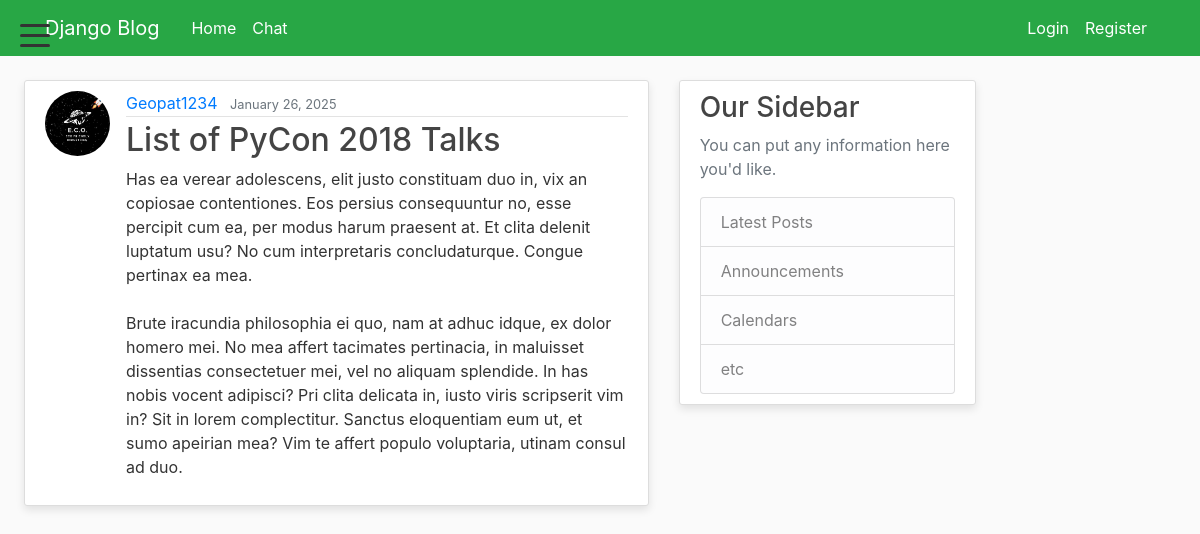
/post/16/, run on the app's committed database.
### blog/models.py (models this page shows, shortened)
class Post(models.Model):
    title = models.CharField(max_length=100)
    content = models.TextField()
    date_posted = models.DateTimeField(default=timezone.now)
    author = models.ForeignKey(User, on_delete=models.CASCADE)

### users/models.py (models this page shows, shortened)
class Profile(models.Model):
    user = models.OneToOneField(User, on_delete=models.CASCADE)
    image = models.ImageField(default='default.jpg', upload_to='profile_pics')

### blog/views.py (the view)
# urls.py: path('post/<int:pk>/', PostDetailView.as_view(), name='post-detail'),
class PostDetailView(DetailView):
    model = Post

### blog/templates/blog/post_detail.html (shortened to what this page needs)
{% extends "blog/base.html" %}
{% block content %}
    <article class="media content-section">
        <img class="rounded-circle article-img" src="{{ object.author.profile.image.url }}">
        <div class="media-body">
        <div class="article-metadata">
            <a class="mr-2" href="{% url 'user-posts' object.author.username %}">{{ object.author }}</a>
            <small class="text-muted">{{ object.date_posted|date:"F d, Y" }}</small>
        </div>
        <h2 class="article-title">{{ object.title }}</h2>
        <p class="article-content">{{ object.content }}</p>
        </div>
    </article>
{% endblock content %}

### blog/static/blog/main.css (style rules this page uses)
body { background: #fafafa; color: #333333; margin-top: 5rem; }
h1, h2, h3, h4, h5, h6 { color: #444444; }
.content-section { background: #ffffff; padding: 10px 20px; border: 1px solid #dddddd; border-radius: 3px; margin-bottom: 20px; box-shadow: 0 4px 8px rgba(0, 0, 0, 0.1); }
.article-title { color: #444444; }
.article-content { white-space: pre-line; }
.article-img { height: 65px; width: 65px; margin-right: 16px; }
.article-metadata { padding-bottom: 1px; margin-bottom: 4px; border-bottom: 1px solid #e3e3e3; }

### data on the page
Post: author.profile.image (picture), author "Geopat1234", date_posted "January 26, 2025", title "List of PyCon 2018 Talks", content "Has ea verear adolescens, elit justo constituam duo in, vix an copiosae contentiones. Eos persius consequuntur no, esse percipit cum ea, per modus harum praesent at. Et clita delenit luptatum usu? No cum interpretaris concludaturque. Congue pertinax ea mea. Brute iracundia philosophia ei quo, nam at adhuc idque, ex dolor homero mei. No mea affert tacimates pertinacia, in maluisset dissentias consectetuer mei, vel no aliquam splendide. In has nobis vocent adipisci? Pri clita delicata in, iusto viris scripserit vim in? Sit in lorem complectitur. Sanctus eloquentiam eum ut, et sumo apeirian mea? Vim te affert populo voluptaria, utinam consul ad duo."
